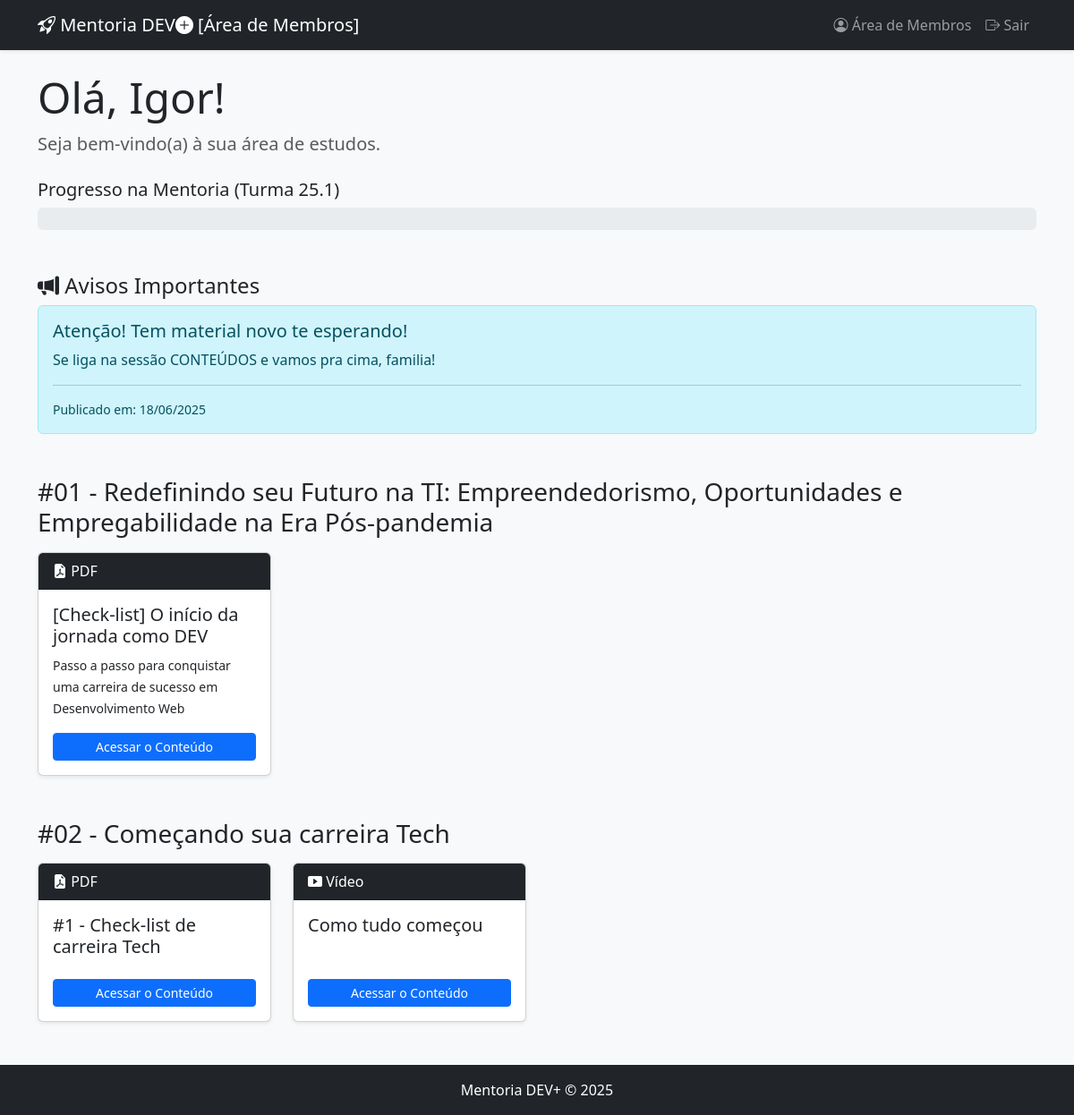
The app's page /area-membros (signed in) with its own data.
### api/index.py (models this page shows, shortened)
class Registros(db.Model, UserMixin): # Adiciona UserMixin
    __tablename__ = 'registros'
    id = db.Column(db.Integer, primary_key=True)
    nome = db.Column(db.String(100), nullable=False)
    email = db.Column(db.String(100), unique=True, nullable=False)
    password_hash = db.Column(db.String(128)) # Campo para senha criptografada
    is_admin = db.Column(db.Boolean, default=False)
    fone = db.Column(db.String(20))
    perfil = db.Column(db.String(100))
    desafio = db.Column(db.String(100))
    disponibilidade = db.Column(db.String(100))
    mensagem = db.Column(db.Text)
    data_inscricao = db.Column(db.DateTime, default=datetime.utcnow)
    status = db.Column(db.String(50), default='Inscrito')
    token_matricula = db.Column(db.String(32), unique=True, nullable=True)
    plano_escolhido = db.Column(db.String(50), nullable=True)
    turma_id = db.Column(db.Integer, db.ForeignKey('turmas.id'))

class Turmas(db.Model):
    __tablename__ = 'turmas'
    id = db.Column(db.Integer, primary_key=True)
    nome_turma = db.Column(db.String(100), nullable=False)
    descricao = db.Column(db.Text)
    data_inicio = db.Column(db.Date)
    data_fim = db.Column(db.Date)
    status = db.Column(db.String(50), default='Planejamento')
    mentorados = db.relationship('Registros', backref='turma', lazy='dynamic')
    encontros = db.relationship('Encontros', backref='turma', lazy=True, cascade="all, delete-orphan")
    monitores = db.relationship('Monitores', secondary=turma_monitores, lazy='subquery',
        back_populates='turmas')
    modulos = db.relationship('Modulos', secondary=turma_modulos, lazy='subquery',
        backref=db.backref('turmas', lazy=True))
    avisos = db.relationship('Avisos', backref='turma', lazy=True, cascade="all, delete-orphan")

class Avisos(db.Model):
    __tablename__ = 'avisos'
    id = db.Column(db.Integer, primary_key=True)
    turma_id = db.Column(db.Integer, db.ForeignKey('turmas.id'), nullable=False)
    titulo = db.Column(db.String(150), nullable=False)
    conteudo = db.Column(db.Text, nullable=False)
    data_publicacao = db.Column(db.DateTime, default=datetime.utcnow)

class Modulos(db.Model):
    __tablename__ = 'modulos'
    id = db.Column(db.Integer, primary_key=True)
    titulo = db.Column(db.String(150), nullable=False)
    descricao = db.Column(db.Text)
    ordem = db.Column(db.Integer, default=0)
    thumbnail_url = db.Column(db.String(255))
    conteudos = db.relationship('Conteudos', backref='modulo', lazy=True, cascade="all, delete-orphan")

class Conteudos(db.Model):
    __tablename__ = 'conteudos'
    id = db.Column(db.Integer, primary_key=True)
    modulo_id = db.Column(db.Integer, db.ForeignKey('modulos.id'), nullable=False)
    titulo = db.Column(db.String(150), nullable=False)
    tipo = db.Column(db.String(50)) # 'Vídeo', 'PDF', 'Link'
    url_conteudo = db.Column(db.String(255), nullable=False)
    descricao = db.Column(db.Text)
    ordem = db.Column(db.Integer, default=0)

### api/index.py (the view, shortened to what this page needs)
@app.route('/area-membros')
@login_required # Esta linha protege a rota!
def area_membros():
    turma_do_aluno = current_user.turma
    modulos_da_turma = []
    progresso_percent = 0
    avisos_da_turma = []
    if turma_do_aluno:
        modulos_da_turma = sorted(turma_do_aluno.modulos, key=lambda m: m.ordem)
        avisos_da_turma = sorted(turma_do_aluno.avisos, key=lambda a: a.data_publicacao, reverse=True)
        hoje = datetime.utcnow().date()
        inicio = turma_do_aluno.data_inicio
        fim = turma_do_aluno.data_fim
    return render_template('area_membros.html',
                           modulos=modulos_da_turma,
                           progresso=progresso_percent,
                           avisos=avisos_da_turma)

### api/index.py (called while the page is built)
@login_manager.user_loader
def load_user(user_id):
    return Registros.query.get(int(user_id))

### templates/area_membros.html (shortened to what this page needs)
{% extends "layout.html" %}
{% block content %}
<div class="mb-5">
    <h1 class="display-5">Olá, {{ current_user.nome.split()[0] }}!</h1>
    <p class="lead text-muted">Seja bem-vindo(a) à sua área de estudos.</p>
    {% if current_user.turma and current_user.turma.data_inicio and current_user.turma.data_fim %}
    <div class="mt-4">
        <h5>Progresso na Mentoria ({{ current_user.turma.nome_turma }})</h5>
        <div class="progress" style="height: 25px;">
        </div>
    </div>
    {% endif %}
</div>
{% if avisos %}
<div class="mb-5">
    <h4><i class="bi bi-megaphone-fill"></i> Avisos Importantes</h4>
    {% for aviso in avisos %}
        <div class="alert alert-info">
            <h5 class="alert-heading">{{ aviso.titulo }}</h5>
            <p>{{ aviso.conteudo|safe }}</p>
            <hr>
            <p class="mb-0 small">Publicado em: {{ aviso.data_publicacao.strftime('%d/%m/%Y') }}</p>
        </div>
    {% endfor %}
</div>
{% endif %}
{% for modulo in modulos %}
<div class="mb-5">
    <h3 class="mb-3">{{ modulo.titulo }}</h3>
    <div class="row row-cols-1 row-cols-sm-2 row-cols-md-3 row-cols-lg-4 g-4">
        {% for conteudo in modulo.conteudos|sort(attribute='ordem') %}
        <div class="col">
            <div class="card h-100 shadow-sm">
                {% if modulo.thumbnail_url %}
                    <img src="{{ modulo.thumbnail_url }}" class="card-img-top" alt="Thumbnail do Módulo" style="height: 150px; object-fit: cover;">
                {% else %}
                    <div class="card-header bg-dark text-white">
                        <i class="bi
                        {% if conteudo.tipo == 'Vídeo' %}bi-play-btn-fill{%
                        elif conteudo.tipo == 'PDF' %}bi-file-earmark-pdf-fill{%
                        elif conteudo.tipo == 'Slides' %}bi-file-earmark-slides-fill{%
                        else %}bi-link-45deg{% endif %}"></i>
                        {{ conteudo.tipo }}
                    </div>
                {% endif %}
                <div class="card-body d-flex flex-column">
                    <h5 class="card-title">{{ conteudo.titulo }}</h5>
                    <p class="card-text flex-grow-1"><small>{{ conteudo.descricao }}</small></p>
                    <a href="{{ conteudo.url_conteudo }}" target="_blank" class="btn btn-primary btn-sm mt-auto">Acessar o Conteúdo</a>
                </div>
            </div>
        </div>
        {% else %}
        <div class="col">
            <p>Nenhum conteúdo disponível neste módulo ainda.</p>
        </div>
        {% endfor %}
    </div>
</div>
{% else %}
<div class="text-center p-5 border rounded bg-light">
    <h2>Nenhum conteúdo liberado para você no momento.</h2>
    <p>Fique de olho nos avisos para ficar por dentro das novidades sobre a liberação dos módulos!</p>
</div>
{% endfor %}
{% endblock %}

### templates/layout.html (shortened to what this page needs)
<!doctype html>
<html lang="pt-br" class="h-100">
<head>
    <link href="https://cdn.jsdelivr.net/npm/bootstrap@5.3.3/dist/css/bootstrap.min.css" rel="stylesheet">
    <link rel="stylesheet" href="https://cdn.jsdelivr.net/npm/bootstrap-icons@1.11.3/font/bootstrap-icons.min.css">
</head>
<body class="d-flex flex-column h-100 bg-light">
    <nav class="navbar navbar-expand-lg navbar-dark bg-dark shadow-sm">
        <div class="container">
            <a class="navbar-brand" href="/">
                <i class="bi bi-rocket-takeoff"></i>
                Mentoria DEV<i class="bi bi-plus-circle-fill"></i> [Área de Membros]
            </a>
            <div class="collapse navbar-collapse">
                <ul class="navbar-nav ms-auto mb-2 mb-lg-0">
                    {% if current_user.is_authenticated %}
                        <li class="nav-item"><a class="nav-link" href="{{ url_for('area_membros') }}"><i class="bi bi-person-circle"></i> Área de Membros</a></li>
                        <li class="nav-item"><a class="nav-link" href="{{ url_for('logout') }}"><i class="bi bi-box-arrow-right"></i> Sair</a></li>
                    {% else %}
                        <li class="nav-item"><a class="nav-link" href="{{ url_for('login') }}"><i class="bi bi-box-arrow-in-right"></i> Login</a></li>
                    {% endif %}
                </ul>
            </div>
        </div>
    </nav>
    <main class="flex-shrink-0">
        <div class="container mt-4">
        {% block content %}{% endblock %}
        </div>
    </main>
    <footer class="footer mt-auto py-3 bg-dark text-white">
        <div class="container text-center">
            <span>Mentoria DEV+ © 2025</span>
        </div>
    </footer>
</body>
</html>

### records on screen
Registros: nome "Igor"
Turmas: turma.nome_turma "Turma 25.1"
Avisos: titulo "Atenção! Tem material novo te esperando!", conteudo "Se liga na sessão CONTEÚDOS e vamos pra cima, familia!", data_publicacao "18/06/2025"
Modulos: titulo "#01 - Redefinindo seu Futuro na TI: Empreendedorismo, Oportunidades e Empregabilidade na Era Pós-pandemia"
Conteudos: tipo "PDF", titulo "[Check-list] O início da jornada como DEV", descricao "Passo a passo para conquistar uma carreira de sucesso em Desenvolvimento Web"
Modulos: titulo "#02 - Começando sua carreira Tech"
Conteudos: tipo "PDF", titulo "#1 - Check-list de carreira Tech"
Conteudos: tipo "Vídeo", titulo "Como tudo começou"
